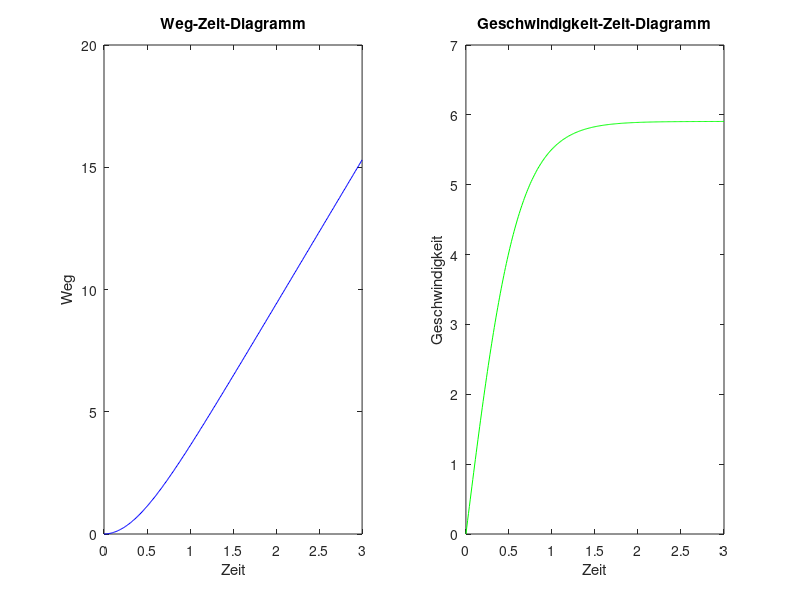

Reproduce this figure in MATLAB.
# values
h=0;
v=0;
g=9.81;
c=0.45;
A=1;
r=1.25;
m=1
dt=0.01;

T=[];
S=[];
V=[];

# iteration
n=1;
for t=0:dt:3
  T(n)=t;     # type: time
  V(n)=v;  # type: speed
  S(n)=h;  # type: location

  a=g-((c*A*r*v.^2)/(2*m));
  dv=a*dt;
  v+=dv;
  ds=v*dt;
  h+=ds;

  n++;
endfor

subplot(1,2,1)
plot(T, S, '-b')
title("Weg-Zeit-Diagramm")
xlabel("Zeit")
ylabel("Weg")
axis([0 3 0 20])

subplot(1,2,2)
plot(T, V, '-g')
title("Geschwindigkeit-Zeit-Diagramm")
xlabel("Zeit")
ylabel("Geschwindigkeit")
axis([0 3 0 7])
